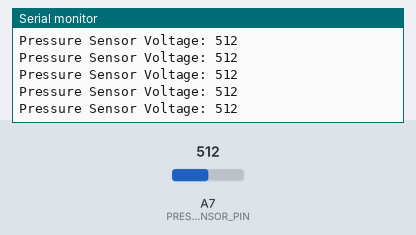
Recording of a sketch running on a simulated Arduino Nano, built with avr-gcc and run on an emulated ATmega328P. Parts: the last lines printed to the serial monitor. The test bench sets the inputs (shaded band); at power-on: A7 (PRESSURE_SENSOR_PIN) = 512.

Above: at 1.2 s.
1.3 s: A7 (PRESSURE_SENSOR_PIN) set to 106
At 2.2 s:
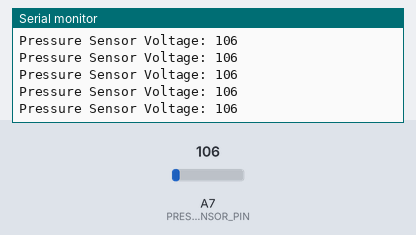
4.3 s: A7 (PRESSURE_SENSOR_PIN) set to 93
At 5.1 s:
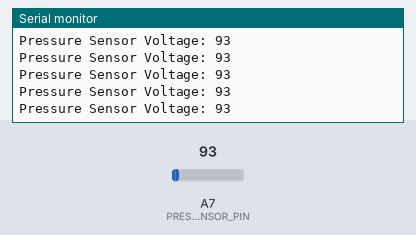
13.3 s: A7 (PRESSURE_SENSOR_PIN) set to 8
At 14.4 s:
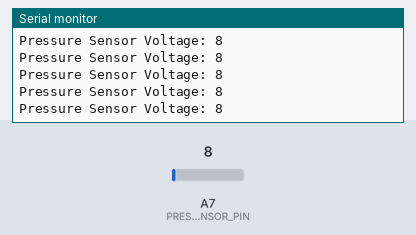
14.8 s: A7 (PRESSURE_SENSOR_PIN) set to 11
At 15.5 s:
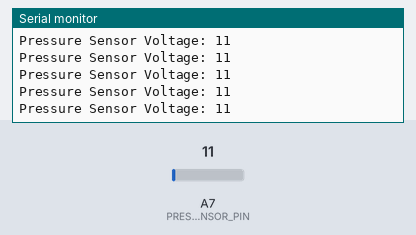
Timing chart, 0 to 17.8 s (numbered marks = the images above; inputs shaded):
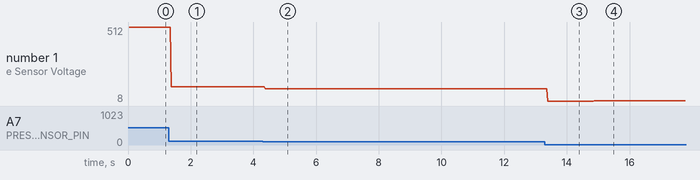

Measured:
- after the input at 1.3 s, the serial monitor: prints a new line after 0.08 s (image 1)
- after the input at 4.3 s, the serial monitor: prints a new line after 0.07 s (image 2)
- after the input at 13.3 s, the serial monitor: prints a new line after 0.09 s (image 3)
- after the input at 14.8 s, the serial monitor: prints a new line after 0.08 s (image 4)
- plotted number 1: 512 → 106 after the input at 1.3 s, 106 → 93 after the input at 4.3 s, 93 → 8 after the input at 13.3 s, 8 → 11 after the input at 14.8 s

The sketch:

nano_pressure_sensor_type_3_test.ino
```cpp
const int PRESSURE_SENSOR_PIN = A7;

void setup() {
    Serial.begin(9600);
    while (!Serial);

    Serial.println("Nano Pressure Sensor Type 3 Test");


    pinMode(PRESSURE_SENSOR_PIN, INPUT);

}


void loop() {

    int result = analogRead(PRESSURE_SENSOR_PIN);
    Serial.print("Pressure Sensor Voltage: ");
    Serial.println(result);

}
```
